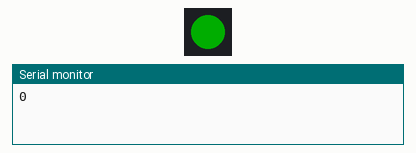
Recording of a sketch running on a simulated Arduino Uno, built with avr-gcc and run on an emulated ATmega328P. Parts: 1 RGB LEDs in strip order, left to right, the last lines printed to the serial monitor. Dim RGB values are drawn brighter than linear.

Above: at 0.2 s.
At 0.7 s:
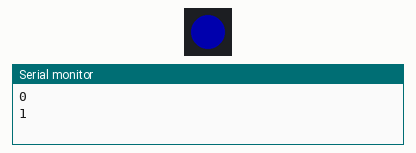
At 2.7 s:
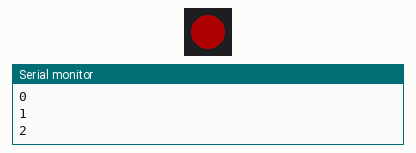
Timing chart, 0 to 3.5 s (numbered marks = the images above):
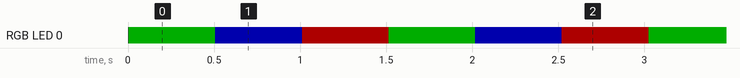

The sketch:

sender.ino
```cpp
#include <SoftwareSerial.h>
#include <Adafruit_NeoPixel.h>

/*
 * Sender part of the direct serial
 * connection test. It sets up a serial
 * connection and sends a status counter:
 * 0 < counter < 4.
 * The idea is that both Flora's NeoPixels
 * show the same colour.
 */

// Set up custom serial connection
const int RX_PIN = 9;
const int TX_PIN = 10;
SoftwareSerial conn(RX_PIN, TX_PIN);

// Set up the onboard neo pixel
Adafruit_NeoPixel strip = Adafruit_NeoPixel(1, 8, NEO_GRB + NEO_KHZ800);

// The counter is the data we send
int counter = 0;

// Initialize everything
void setup() {
  conn.begin(9600);
  Serial.begin(9600);
  strip.begin();
  strip.show();
}

// Increment the counter and send it
// to the receiver. Also colour the NeoPixel
// depending on the counter
void loop() {
  Serial.println(String(counter));
  conn.println(String(counter));
  counter = (counter + 1) % 3;

  switch (counter) {
    case 0: //red
      setFloraColor(50, 0, 0);
      break;
    case 1: //green
      setFloraColor(0, 50, 0);
      break;
    case 2: //blue
      setFloraColor(0, 0, 50);
      break;
    default: //Do nothing
      break;
  }

  delay(500);
}

// Convenience function to recolour the NeoPixel
void setFloraColor(int r, int g, int b)
{
  strip.setPixelColor(0, strip.Color(r, g, b));
  strip.show();
}
```

Measured:
- by itself, RGB LED 0: repeats every 1.5 s: RGB(0, 0, 50) 0.50 s, RGB(50, 0, 0) 0.50 s, RGB(0, 50, 0) 0.50 s
- by itself, everything shown: repeats every 1.5 s, in 3 steps
